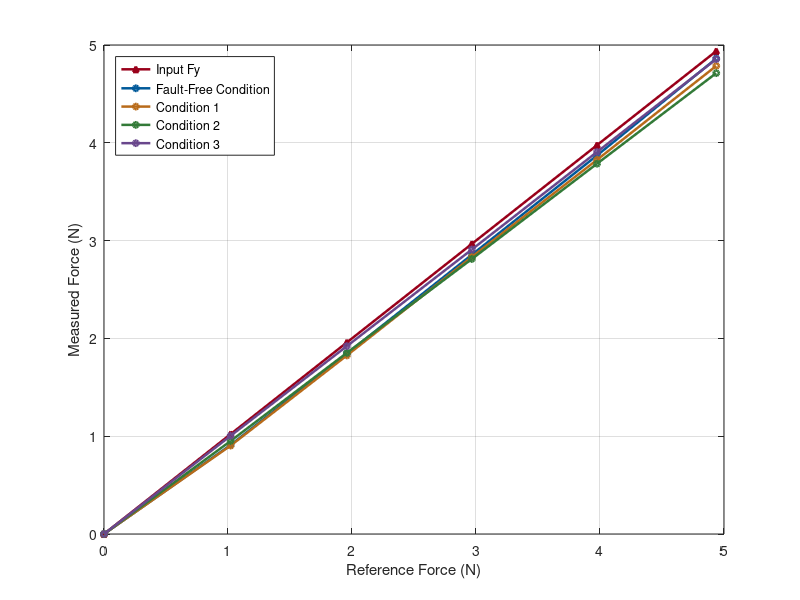

The MATLAB script that drew this image: (Note: this script raises an error after producing the figure.)

clc; clear; close all;

%% =======================
% 原始数据
% 列顺序：[Input, H6, H12, H18, H24]
%% =======================

Y_raw = [

1.020863986	1.003903065	0.950770242	0.903754415	0.909939329
1.958718787	1.921026381	1.852469399	1.82581698	1.844409678
2.966581187	2.909090393	2.811995479	2.832924478	2.85566471
3.975974331	3.906228047	3.786304177	3.826043614	3.870839085
4.937282907	4.855694349	4.712189362	4.786276782	4.861564995

];

% 将 NaN 替换成实际 H6、H12、H18 数据

%% =======================
% 零载荷补零
%% =======================

Y = [zeros(1, size(Y_raw,2)); Y_raw];

%% =======================
% 横轴：实际输入力
%% =======================

x = Y(:,1);

%% =======================
% 颜色定义
% 绘图顺序：24、18、12、6 Channels
%% =======================


%% =======================

cInput = [0.60 0.00 0.10];   % 深红色：Reference

colorSet = [
    0.00 0.35 0.60;   % 24 Channels 深蓝色
    0.72 0.42 0.10;   % 18 Channels 深橙色
    0.20 0.48 0.22;   % 12 Channels 深绿色
    0.41 0.28 0.55;   % 6 Channels  深紫色
];
%% =======================
% 绘图
%% =======================

figure('Color','w', ...
       'Position',[200 150 760 560]);

hold on;
grid on;
box on;

% Input：深红色实心三角形
plot(x, Y(:,1), '-^', ...
    'Color', cInput, ...
    'LineWidth', 1.8, ...
    'MarkerSize', 4, ...
    'MarkerFaceColor', cInput);

% 24、18、12、6 Channels：空心圆点
plot_columns = [5 4 3 2];

for i = 1:4
    plot(x, Y(:,plot_columns(i)), '-o', ...
        'Color', colorSet(i,:), ...
        'LineWidth', 1.8, ...
        'MarkerSize', 4, ...
        'MarkerFaceColor', 'none');
end

%% =======================
% 坐标轴与标题
%% =======================

xlabel('Reference Force (N)');
ylabel('Measured Force (N)');


%% =======================
% 图例
%% =======================

lgd = legend({'Input Fy', ...
        'Fault-Free Condition', ...
        'Condition 1', ...
        'Condition 2', ...
        'Condition 3'}, ...
        'Location','northwest');

lgd.Box = 'off';

%% =======================
% 字体设置
%% =======================

set(gca, ...
    'FontName','Times New Roman', ...
    'FontSize',12, ...
    'LineWidth',1);

hold off;
